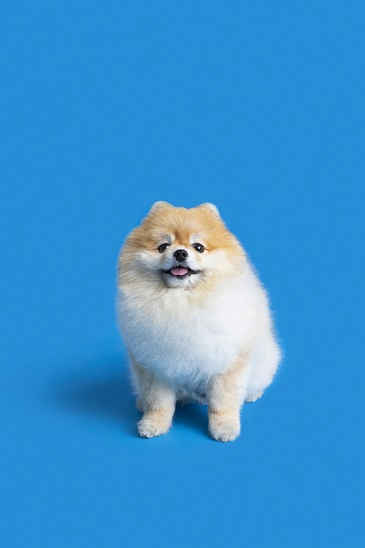
#> input picture img/dog.jpg, 365 x 548 px, shrunk from 500 x 750 before the run, found by its file name
$ python CV-3-1_test.py
#> lines starting #> are read from the running program, lines starting #| are printed output that depends on the picture
import cv2 as cv
import numpy as np
import sys
import matplotlib.pyplot as plt

# 감마함수 정의
def gamma(f, gamma=1.0):
    f1 = f/255.0
    return np.uint8(255*(f1**gamma))

# 이미지 불러오기 dog
img1 = cv.imread('./img/dog.jpg')
#> img1 is the input picture: shape (548, 365, 3); mean B, G, R 209.2, 146.5, 59.2

if img1 is None:
    sys.exit("이미지를 불러올 수 없습니다")

# 감마 함수를 적용시킨 값을 이어 붙여 하나의 이미지로 출력 -> 0.5 0.75 1.0 2.0 4.0
gc = np.hstack((gamma(img1 , 0.5) , gamma(img1, 0.75) , gamma(img1 , 1.0) , gamma(img1, 2.0) , gamma(img1 , 4.0)))
#> in gamma (call 5), `return np.uint8(255*(f1**gamma))`:
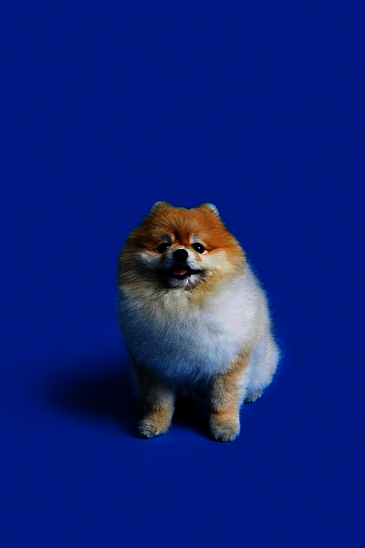
#> returned value: shape (548, 365, 3); mean of channels 0, 1, 2 120.9, 33, 13.5; drawn as B, G, R
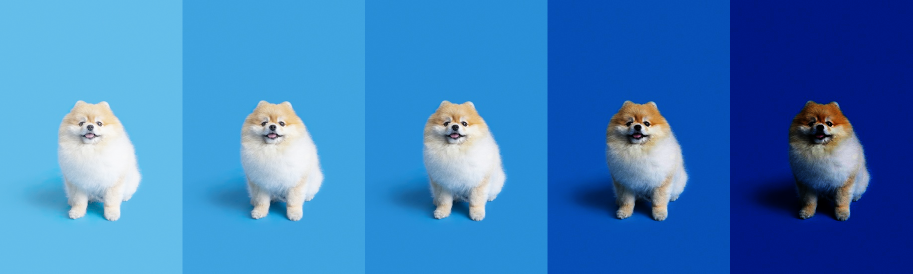
#> gc: shape (548, 1825, 3) (shown at 1/2 size); mean B, G, R 190.5, 125, 58.5
plt.imshow(gc , cmap='gray')
plt.xticks([])
plt.yticks([])
plt.show()

# 히스토그램 평활화
# mistyroad 이미지 불러와서 히스토그램 출력
img2 = cv.imread("./img/mistyroad.jpg")
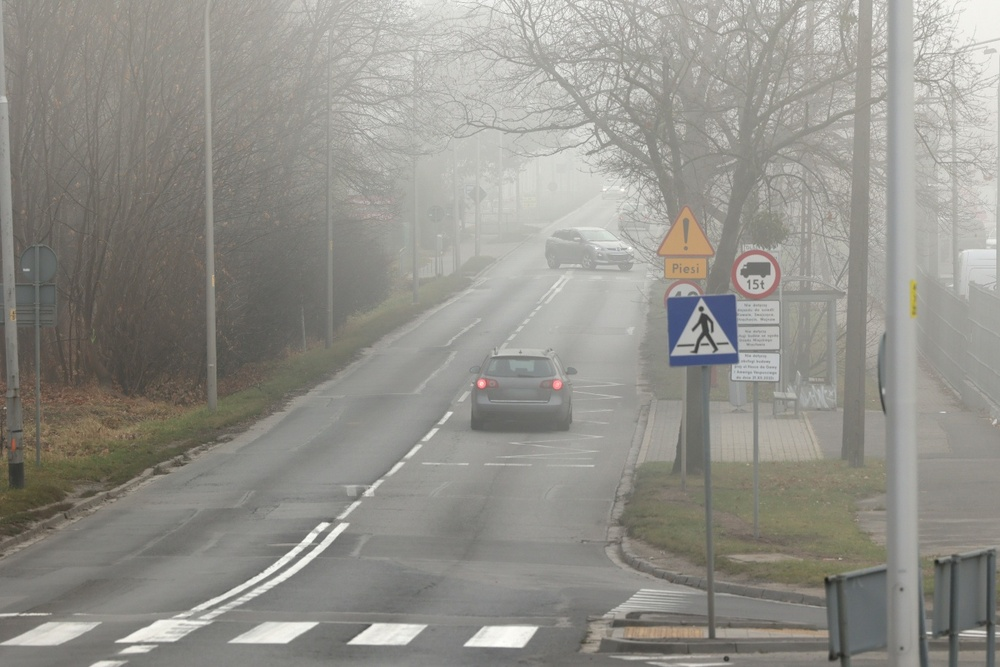
#> input picture img/mistyroad.jpg, 1000 x 667 px, shrunk from 1368 x 912 before the run, found by its file name
#> img2 is the input picture: shape (667, 1000, 3); mean B, G, R 138.7, 145, 146.5

if img2 is None:
    sys.exit("이미지를 불러올 수 없습니다")

gray = cv.cvtColor(img2 , cv.COLOR_BGR2GRAY)
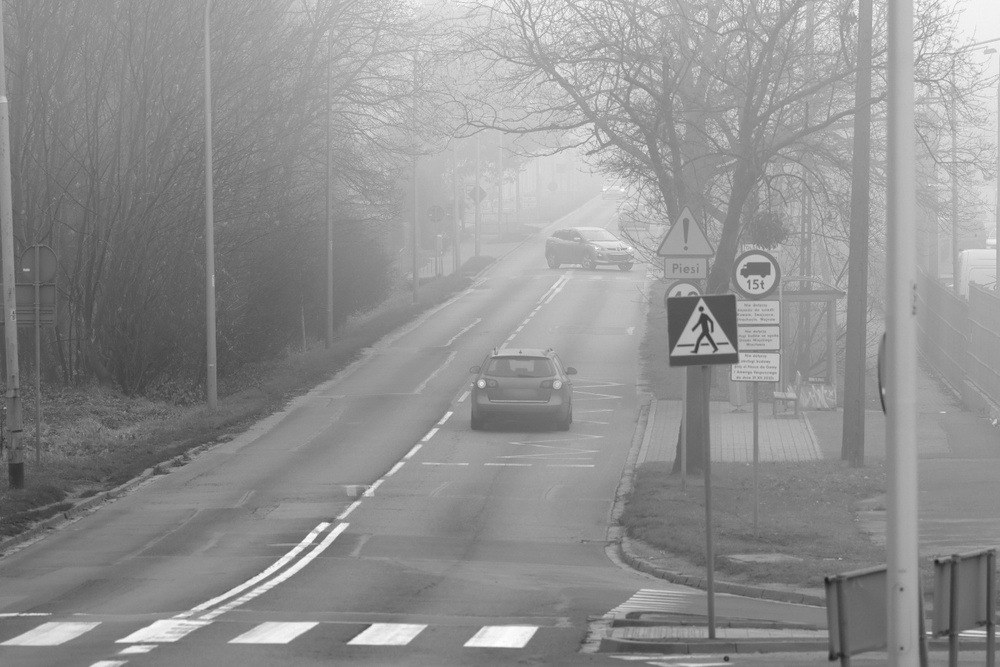
#> gray: shape (667, 1000); min 28, max 255, mean 144.8

h = cv.calcHist([gray] , [0] , None, [256] , [0,256])
#> h = 256 values, max 9114 at index 139, min 0 at index 0, mean 2605.5
plt.plot(h , color='r' , linewidth=1)
plt.show()
#> figure, not shown here; curve peaks at x = 139, y = 9114

# 히스토그램 평활화 작업 이후 히스토그램 다시 출력
equal_gray = cv.equalizeHist(gray)
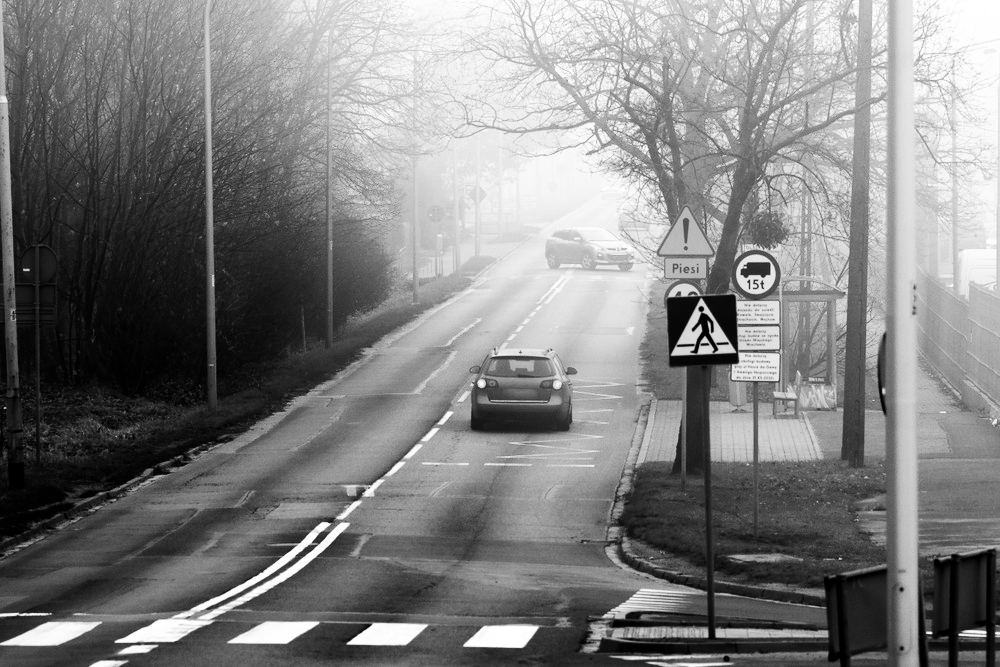
#> equal_gray: shape (667, 1000); min 0, max 255, mean 128.6
equal_h = cv.calcHist([equal_gray] , [0] , None, [256] , [0,256])
#> equal_h = 256 values, max 9114 at index 116, min 0 at index 19, mean 2605.5
plt.plot(equal_h , color='r' , linewidth=1)
plt.show()
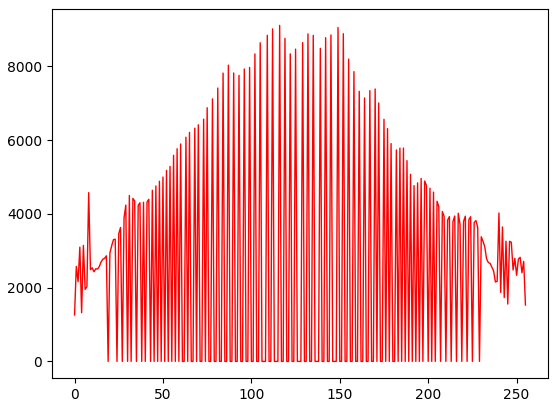
#> figure drawn by matplotlib, 1 panel; curve peaks at x = 116, y = 9114

# 평활화된 이미지의 전후를 붙여서 출력
new_img = np.hstack((gray, equal_gray))
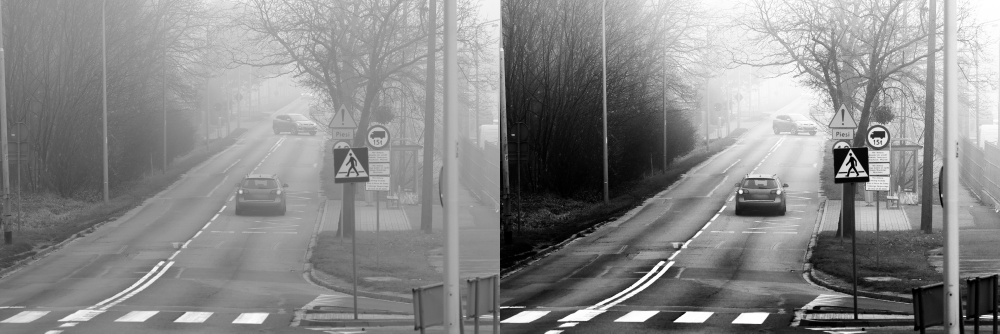
#> new_img: shape (667, 2000) (shown at 1/2 size); min 0, max 255, mean 136.7
cv.imshow("IMAGE" , new_img)
cv.waitKey()
cv.destroyAllWindows()
